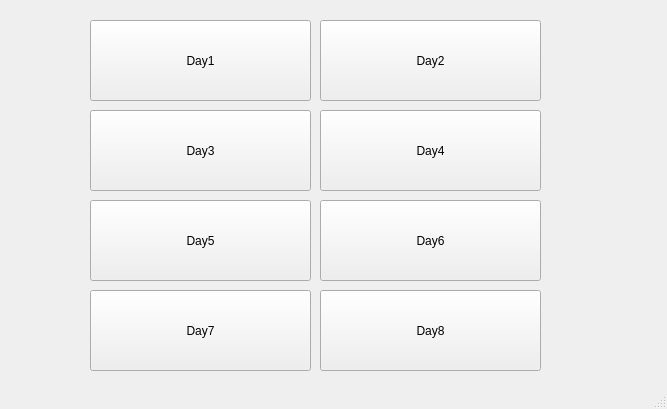
<?xml version="1.0" encoding="UTF-8"?>
<ui version="4.0">
 <class>Select_Day</class>
 <widget class="QMainWindow" name="Select_Day">
  <property name="geometry">
   <rect>
    <x>0</x>
    <y>0</y>
    <width>667</width>
    <height>409</height>
   </rect>
  </property>
  <property name="windowTitle">
   <string>daylist_window</string>
  </property>
  <widget class="QWidget" name="centralwidget">
   <widget class="QPushButton" name="Day1">
    <property name="geometry">
     <rect>
      <x>90</x>
      <y>20</y>
      <width>221</width>
      <height>81</height>
     </rect>
    </property>
    <property name="text">
     <string>Day1</string>
    </property>
   </widget>
   <widget class="QPushButton" name="Day3">
    <property name="geometry">
     <rect>
      <x>90</x>
      <y>110</y>
      <width>221</width>
      <height>81</height>
     </rect>
    </property>
    <property name="text">
     <string>Day3</string>
    </property>
   </widget>
   <widget class="QPushButton" name="Day5">
    <property name="geometry">
     <rect>
      <x>90</x>
      <y>200</y>
      <width>221</width>
      <height>81</height>
     </rect>
    </property>
    <property name="text">
     <string>Day5</string>
    </property>
   </widget>
   <widget class="QPushButton" name="Day7">
    <property name="geometry">
     <rect>
      <x>90</x>
      <y>290</y>
      <width>221</width>
      <height>81</height>
     </rect>
    </property>
    <property name="text">
     <string>Day7</string>
    </property>
   </widget>
   <widget class="QPushButton" name="Day2">
    <property name="geometry">
     <rect>
      <x>320</x>
      <y>20</y>
      <width>221</width>
      <height>81</height>
     </rect>
    </property>
    <property name="text">
     <string>Day2</string>
    </property>
   </widget>
   <widget class="QPushButton" name="Day6">
    <property name="geometry">
     <rect>
      <x>320</x>
      <y>200</y>
      <width>221</width>
      <height>81</height>
     </rect>
    </property>
    <property name="text">
     <string>Day6</string>
    </property>
   </widget>
   <widget class="QPushButton" name="Day4">
    <property name="geometry">
     <rect>
      <x>320</x>
      <y>110</y>
      <width>221</width>
      <height>81</height>
     </rect>
    </property>
    <property name="text">
     <string>Day4</string>
    </property>
   </widget>
   <widget class="QPushButton" name="Day8">
    <property name="geometry">
     <rect>
      <x>320</x>
      <y>290</y>
      <width>221</width>
      <height>81</height>
     </rect>
    </property>
    <property name="text">
     <string>Day8</string>
    </property>
   </widget>
  </widget>
  <widget class="QStatusBar" name="statusbar"/>
 </widget>
 <resources/>
 <connections/>
</ui>
